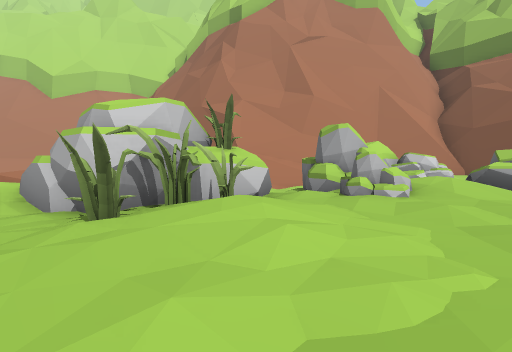
View 1 (above)

24 first-person views from a walk through a scene from a Unity 3-D project. The camera is 1.3 m above the floor, tilts 2° down and sees 85° across. The floor is counted in squares, 2 m on a side. Each view is taken from the middle of a square. On the plan, view 1 faces up. The plan holds only what a view shows up to about 9 squares ahead; the rest is blank. The place goes on beyond the plan. Some animated figures are left out.

View 2
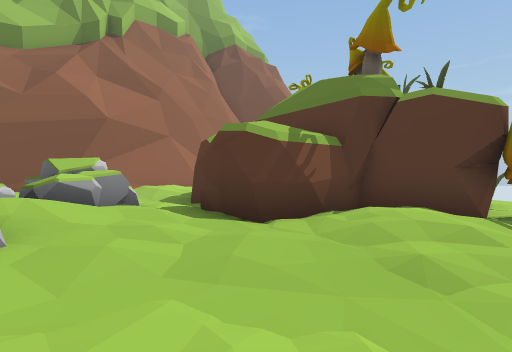

View 3
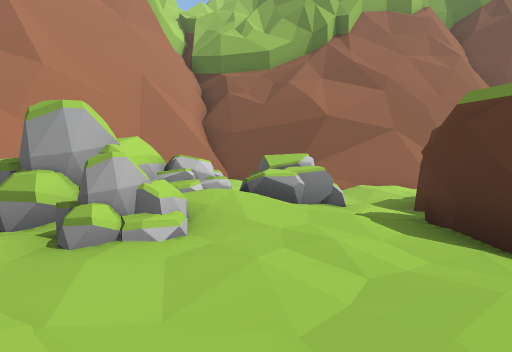

View 4
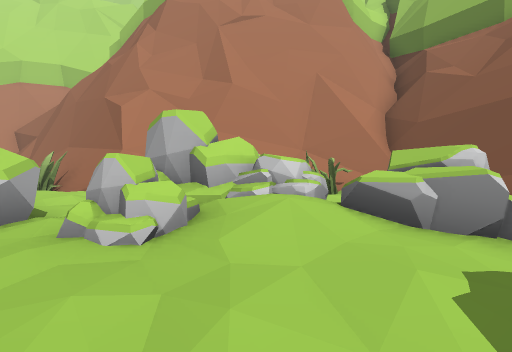

View 5
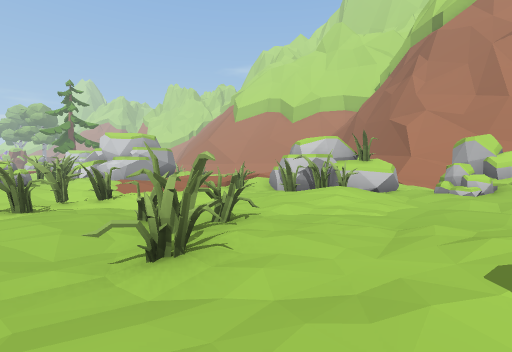

View 6
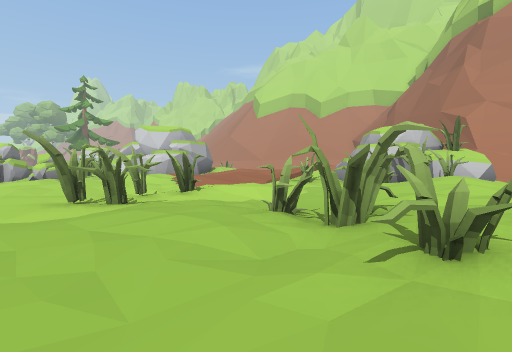

View 7
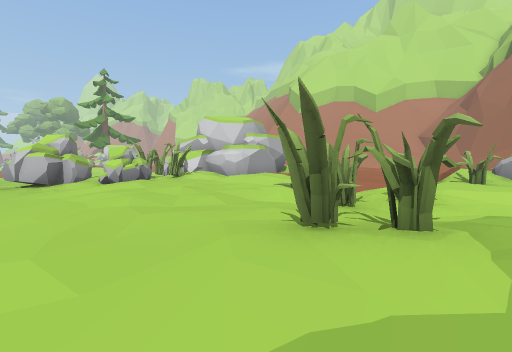

View 8
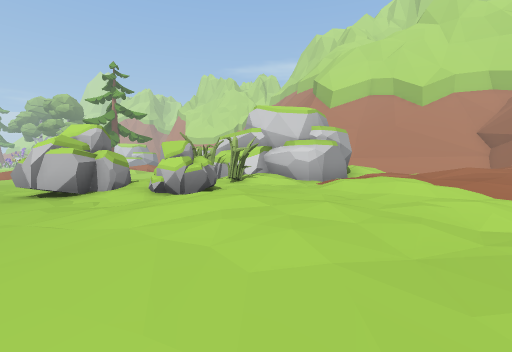

View 9
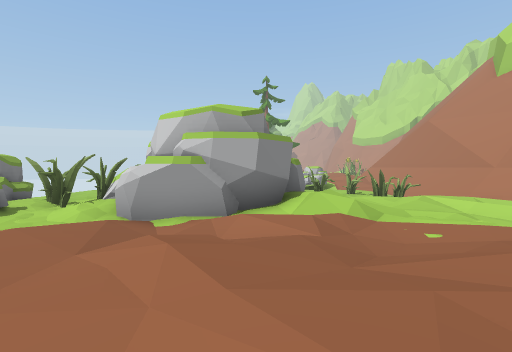

View 10
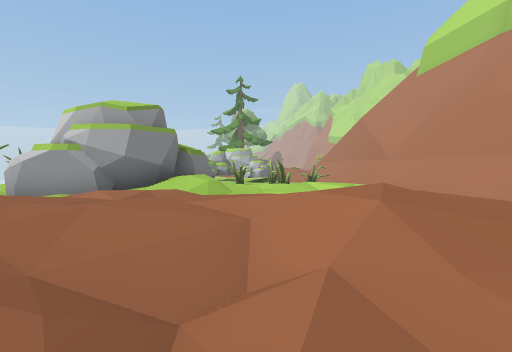

View 11
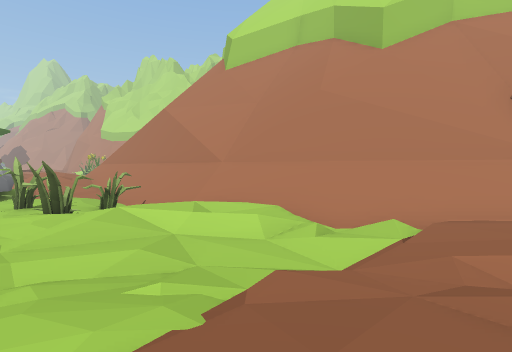

View 12
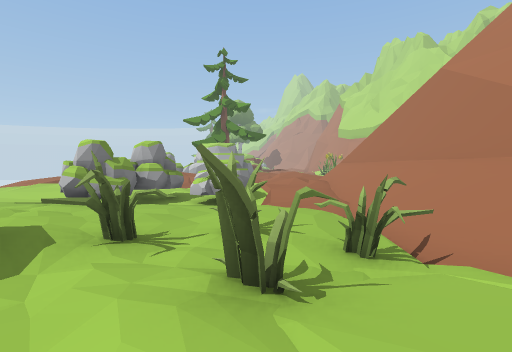

View 13
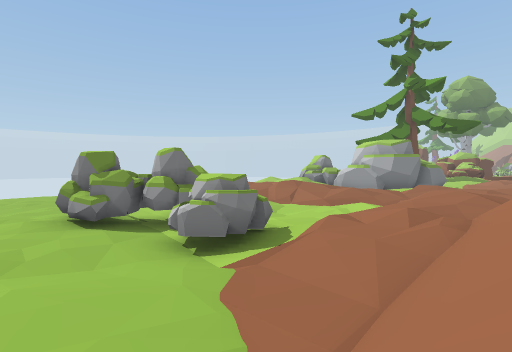

View 14
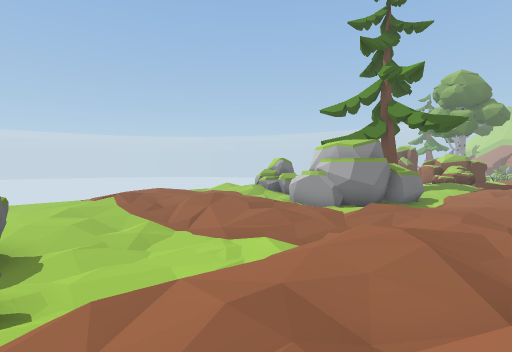

View 15
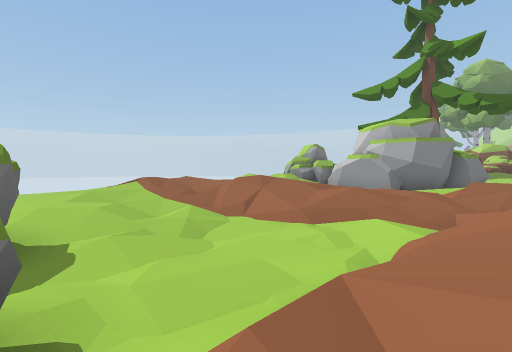

View 16
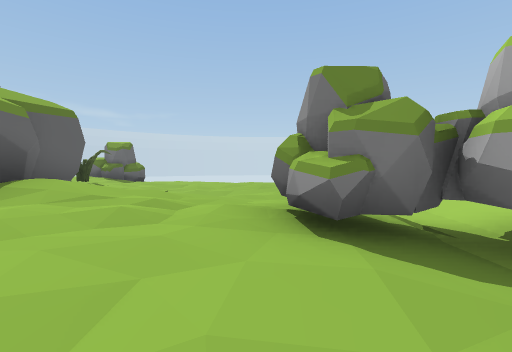

View 17
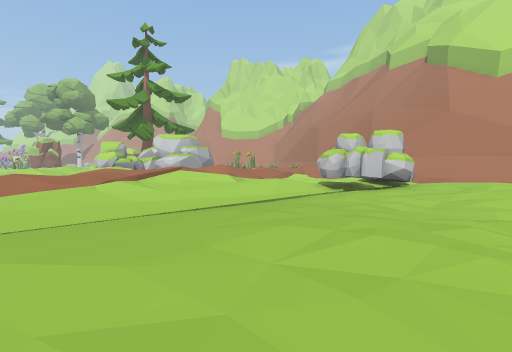

View 18
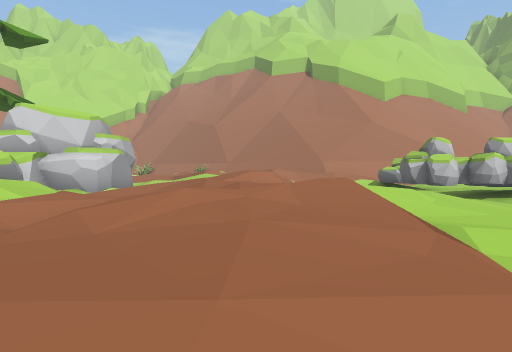

View 19
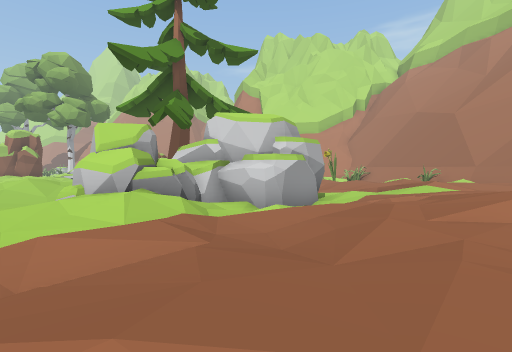

View 20
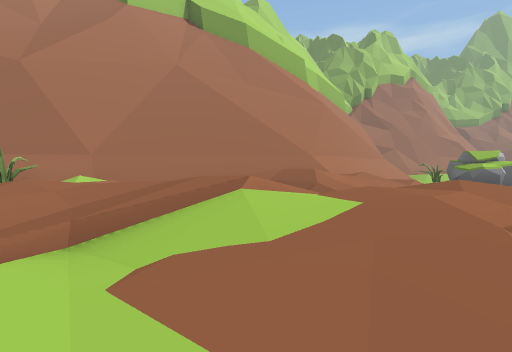

View 21
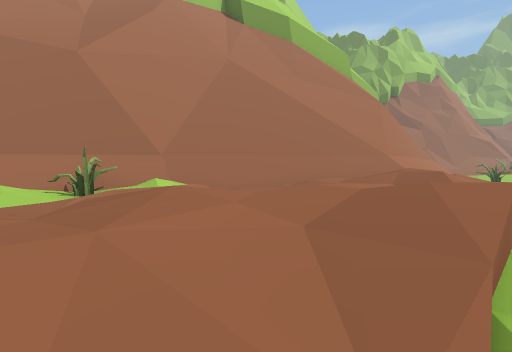

View 22
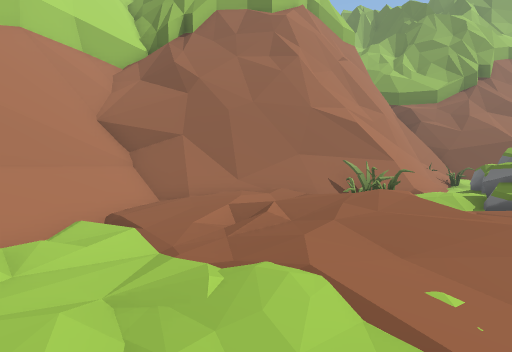

View 23
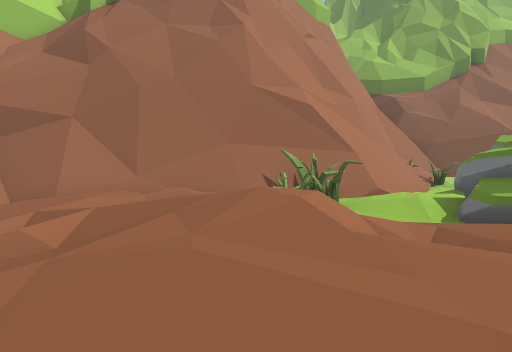

View 24
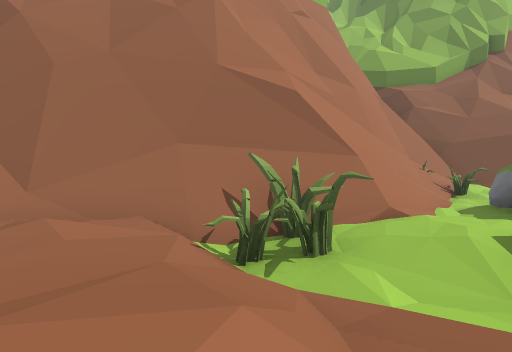

### Floor plan
Key: @ floor where view 1 was taken; # wall or solid block; . main floor; : floor 0.25 m higher than the main floor; - floor 0.25 m lower than the main floor; + floor 0.5 m higher than the main floor; _ floor 0.5 m lower than the main floor; * floor 0.75 m higher than the main floor; % floor 1 m higher than the main floor; & floor 1.25 m higher than the main floor; / step, stairs or slope; = window, fence, low wall or low ledge; ^ raised ledge; v drop or lower ground; R rock; O other object.
Columns run from 31 left of view 1 to 9 right of it. Each row starts with its distance up from view 1.
 16 ##^
 15 //### v               ###
 14 :://#^^v  =  #      ^##/#
 13 .:++//^=# #==#   =^##///###
 12 :   :+/==##==#####/////++/##
 11 +**+/**////////////..-.++*+##
 10 ++****&%+*+:.////.+./../+++###########
  9 :++*+:/*+/+.--.-#.+/.-./*%/-#:##=///###
  8 .////+:///:R--.##=++:/:+*&/..++.....:+##
  7 #.:+**+--.RRR--.#:::::++*//://+:RR     ##
  6 #.:/+*+-_--R-...#.  //:+*+++####RRRRR  /#
  5 #-./**/---RRR..:#   %++++***####+/%RRR.:+
  4 #.:+*&/...RRR..+## ##:/+***+###::R++:..::
  3 :.++*/::.:-_R.:++# ##:.+*++..:#+::+:###
  2 R::+*+++/:-_--...####.:+++:...:+:::.#
  1 R+::+*%*/.-_----.###^.+++:.:......::#
  0 /+++***+:.__----.##+#.:++..:/-#@..++#
 -1 +:.+*++:..__-..-...#..::...#.-##..::#
 -2    :++:.--__-..--.::R.::.-#-..--#.:###
 -3    +++.--___----  RR/.::.--#----.::O-##
 -4      /-_-___------RR--..---------    --
 -5                 ____-_--_---_

Positions as (right, up) in squares from view 1, and headings:
1: (0, 0), facing up
2: (0, 2), facing right
3: (1, 2), facing up-right
4: (3, 2), facing up
5: (3, -3), facing up-left
6: (1, -4), facing up-left
7: (-3, -5), facing up-left
8: (-6, -5), facing up-left
9: (-5, 4), facing left
10: (-4, 7), facing left
11: (-8, 7), facing up-left
12: (-12, 8), facing left
13: (-17, 11), facing down-left
14: (-21, 11), facing down-left
15: (-21, 9), facing down-left
16: (-18, 7), facing down
17: (-16, -4), facing up-left
18: (-26, -4), facing up
19: (-26, -1), facing up-left
20: (-30, 6), facing up-right
21: (-31, 8), facing up-right
22: (-11, 6), facing up-right
23: (-8, 6), facing up-right
24: (-6, 7), facing up-right
